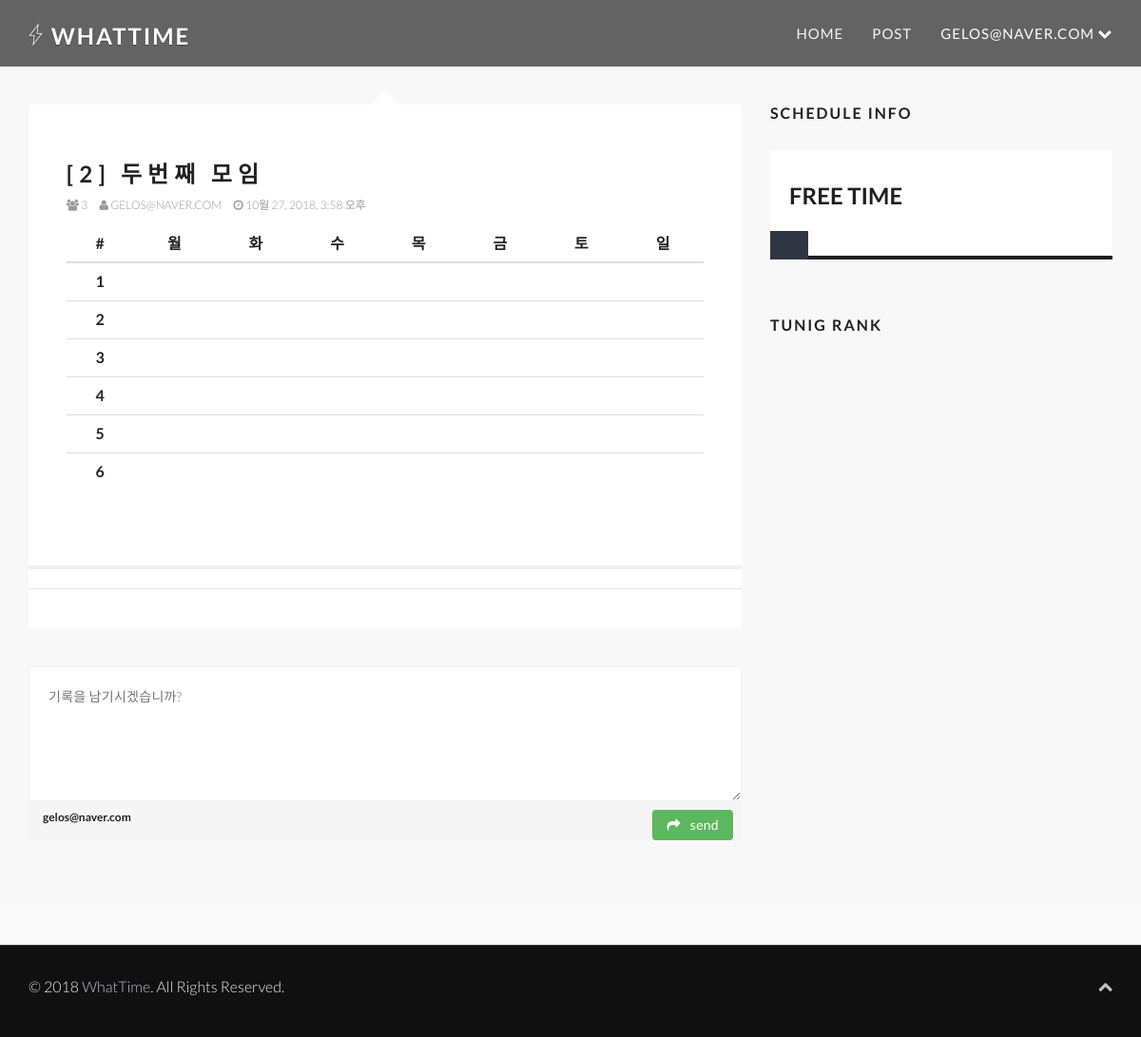
The page /post/2/post/ (signed in) on the database its author committed.
### authpage/models.py (models this page shows, shortened)
class User(AbstractBaseUser):
    email = models.EmailField(_('email address'), unique=True, validators=[validate_email])
    is_active = models.BooleanField(_('active'), default=True)
    is_staff = models.BooleanField(default=False)
    is_superuser = models.BooleanField(default=False)
    objects = UserManager()
    USERNAME_FIELD = 'email'
    REQUIRED_FIELDS = []
    def get_session_auth_hash(self):
        key_salt = "django.contrib.auth.models.AbstractBaseUser.get_session_auth_hash"
        return salted_hmac(key_salt, self.password).hexdigest()
    def __str__(self):
        return str(self.email)

### postpage/models.py (models this page shows, shortened)
class Post(models.Model):
    title = models.CharField('제목',max_length=120)
    author = models.ForeignKey(User,on_delete=models.CASCADE)
    password = models.CharField('비밀번호',max_length=120)
    use_user = models.ManyToManyField(User,blank=True,verbose_name='user_User_related',
        related_name='use_user_related',through='use')
    created_at = models.DateTimeField(auto_now_add=True)

### postpage/views.py (the view)
# urls.py: path('<int:pk>/post/',views.post_view,name="post"), #모임보기
@login_required
def post_view(request,pk):
    post = Post.objects.get(pk=pk) #먼저 게시글에 대한 정보를 가져온다.
    comments = post.comment_set.all()
    if request.POST:
        Comment.objects.create(
            user = request.user,
            post = post,
            message = request.POST.get('message')
        )
    print(comments)
    context= {
        'post':post,
        'comments':comments,
        }
    return render(request, 'postpage/post_view.html',context)

### postpage/templates/postpage/post_view.html (shortened to what this page needs)
{% extends 'base.html' %}
{% load static %}
{% block content %}
     <div id="content-wrapper">
        <section id="blog" class="white">
            <div class="container">
                <div class="row">
                    <aside class="col-sm-4 col-sm-push-8">
                        <div class="widget categories">
                            <h3 class="widget-title">SCHEDULE INFO</h3>
                            <div class="row">
                                <div class="col-md-12">
                                    <div class="tile-progress tile-primary fade-down">
                                        <div id="free_time" class="tile-header">
                                            <h3>FREE TIME</h3>
                                        </div>
                                        <div class="tile-progressbar">
                                            <span data-fill="100%" style="width: 100%;"></span>
                                        </div>
                                        <div class="tile-footer">
                                        </div>
                                    </div>
                                </div>
                            </div>
                        </div>
                        <div class="widget tags fade-up">
                            <h3 class="widget-title">TUNIG RANK</h3>
                        </div>
                    </aside>
                    <div class="col-sm-8 col-sm-pull-4">
                        <div class="blog">
                            <div class="blog-item">
                                <div class="blog-content fade-down">
                                    <h3 class="main-title">[{{post.id}}] {{post.title}}</h3>
                                    <div class="entry-meta">
                                        <span><i class="fa fa-users"></i> <a href="#">{{post.use_set.count}}</a></span>
                                        <span><i class="fa fa-user"></i> <a href="#"> {{post.author}}</a></span>
                                        <span><i class="fa fa-clock-o"></i> {{post.created_at}}</span>
                                    </div>
                                    <table class="table text-center">
                                        <thead class="thead-dark">
                                            <tr>
                                                <th scope="col" style="text-align:center">#</th>
                                                <th scope="col" style="text-align:center">월</th>
                                                <th scope="col" style="text-align:center">화</th>
                                                <th scope="col" style="text-align:center">수</th>
                                                <th scope="col" style="text-align:center">목</th>
                                                <th scope="col" style="text-align:center">금</th>
                                                <th scope="col" style="text-align:center">토</th>
                                                <th scope="col" style="text-align:center">일</th>
                                            </tr>
                                        </thead>
                                        <tbody>
                                            <tr>
                                                <th scope="row" style="text-align:center">1</th>
                                                <td id='mo1'> </td>
                                                <td id='tu1'></td>
                                                <td id='we1'></td>
                                                <td id='th1'></td>
                                                <td id='fr1'></td>
                                                <td id='sa1'></td>
                                                <td id='su1'></td>
                                            </tr>
                                            <tr>
                                                <th scope="row" style="text-align:center">2</th>
                                                <td id='mo2'></td>
                                                <td id='tu2'></td>
                                                <td id='we2'></td>
                                                <td id='th2'></td>
                                                <td id='fr2'></td>
                                                <td id='sa2'></td>
                                                <td id='su2'></td>
                                            </tr>
                                            <tr>
                                                <th scope="row" style="text-align:center">3</th>
                                                <td id='mo3'></td>
                                                <td id='tu3'></td>
                                                <td id='we3'></td>
                                                <td id='th3'></td>
                                                <td id='fr3'></td>
                                                <td id='sa3'></td>
                                                <td id='su3'></td>
                                            </tr>
                                            <tr>
                                                <th scope="row" style="text-align:center">4</th>
                                                <td id='mo4'></td>
                                                <td id='tu4'></td>
                                                <td id='we4'></td>
                                                <td id='th4'></td>
                                                <td id='fr4'></td>
                                                <td id='sa4'></td>
                                                <td id='su4'></td>
                                            </tr>
                                            <tr>
                                                <th scope="row" style="text-align:center">5</th>
                                                <td id='mo5'></td>
                                                <td id='tu5'></td>
                                                <td id='we5'></td>
                                                <td id='th5'></td>
                                                <td id='fr5'></td>
                                                <td id='sa5'></td>
                                                <td id='su5'></td>
                                            </tr>
                                            <tr>
                                                <th scope="row" style="text-align:center">6</th>
                                                <td id='mo6'></td>
                                                <td id='tu6'></td>
                                                <td id='we6'></td>
                                                <td id='th6'></td>
                                                <td id='fr6'></td>
                                                <td id='sa6'></td>
                                                <td id='su6'></td>
                                            </tr>
                                        </tbody>
                                    </table>
                                </div>
                                <hr>
                                <div id="comment">
                                    <ul class="comment_list">
                                    </ul>
                                    <div class="widget-area no-padding blank">
                                        <div class="status-upload">
                                            <form method='POST' action=''>
                                                <textarea name='message' placeholder="기록을 남기시겠습니까?" ></textarea>
                                                <ul>
                                                    <h6 class="">{{request.user}}</h6>
                                                </ul>
                                                <button type="submit" class="btn btn-success green"><i class="fa fa-share"></i> send</button>
                                            </form>
                                        </div>
                                    </div>
                                </div>
                            </div>
                        </div>
                    </div>
                </div>
            </div>
        </section>
    </div>
{% endblock content %}

### WhatTime/templates/base.html (shortened to what this page needs)
{% load static %}
<!DOCTYPE html>
<html lang="ko">
<head>
    <link rel="stylesheet" href="{% static 'css/bootstrap.min.css' %}">
    <link rel="stylesheet" href="{% static 'css/font-awesome.min.css' %}">
    <link rel="stylesheet" href="{% static 'css/pe-icons.css' %}">
    <link rel="stylesheet" href="{% static 'css/prettyPhoto.css' %}">
    <link rel="stylesheet" href="{% static 'css/animate.css' %}">
    <link rel="stylesheet" href="{% static 'css/style.css' %}">
</head>
<body>
    <header class="navbar navbar-inverse navbar-fixed-top " role="banner">
        <div class="container">
            <div class="navbar-header">
                {% if user.is_authenticated  %}
                    <a class="navbar-brand" href="{% url 'index' %}"><h1><span class="pe-7s-gleam bounce-in"></span> WhatTime</h1></a>
                {% endif %}
            </div>
            <div class="collapse navbar-collapse">
                <ul class="nav navbar-nav navbar-right">
                    {% if user.is_authenticated  %}
                    <li><a href="{% url 'index' %}">Home</a></li>
                    <li><a href="{% url 'post_list' %}">Post</a></li>
                    <li class="dropdown active">
                        <a href="#" class="dropdown-toggle" data-toggle="dropdown">{{ user.email }} <i class="fa fa-chevron-down"></i></a>
                    </li>
                    {% endif %}
                </ul>
            </div>
        </div>
    </header>
    {% block content %}
    {% endblock content %}
    <div id="content-wrapper" style="height:96px">
        <footer id="footer" >
            <div class="container">
                <div class="row">
                    <div class="col-sm-6">
                        &copy; 2018 <a target="_blank" title="Sangji Unv.">WhatTime</a>. All Rights Reserved.
                    </div>
                    <div class="col-sm-6">
                        <ul class="pull-right">
                            <li><a id="gototop" class="gototop" href="#"><i class="fa fa-chevron-up"></i></a></li>
                        </ul>
                    </div>
                </div>
            </div>
        </footer>
    </div>
</body>
</html>

### rows shown on the page
User: email "GELOS@NAVER.COM", user "gelos@naver.com"
Post: id "2", title "두번째 모임", use_set.count "3", author "GELOS@NAVER.COM", created_at "10월 27, 2018, 3:58 오후"
